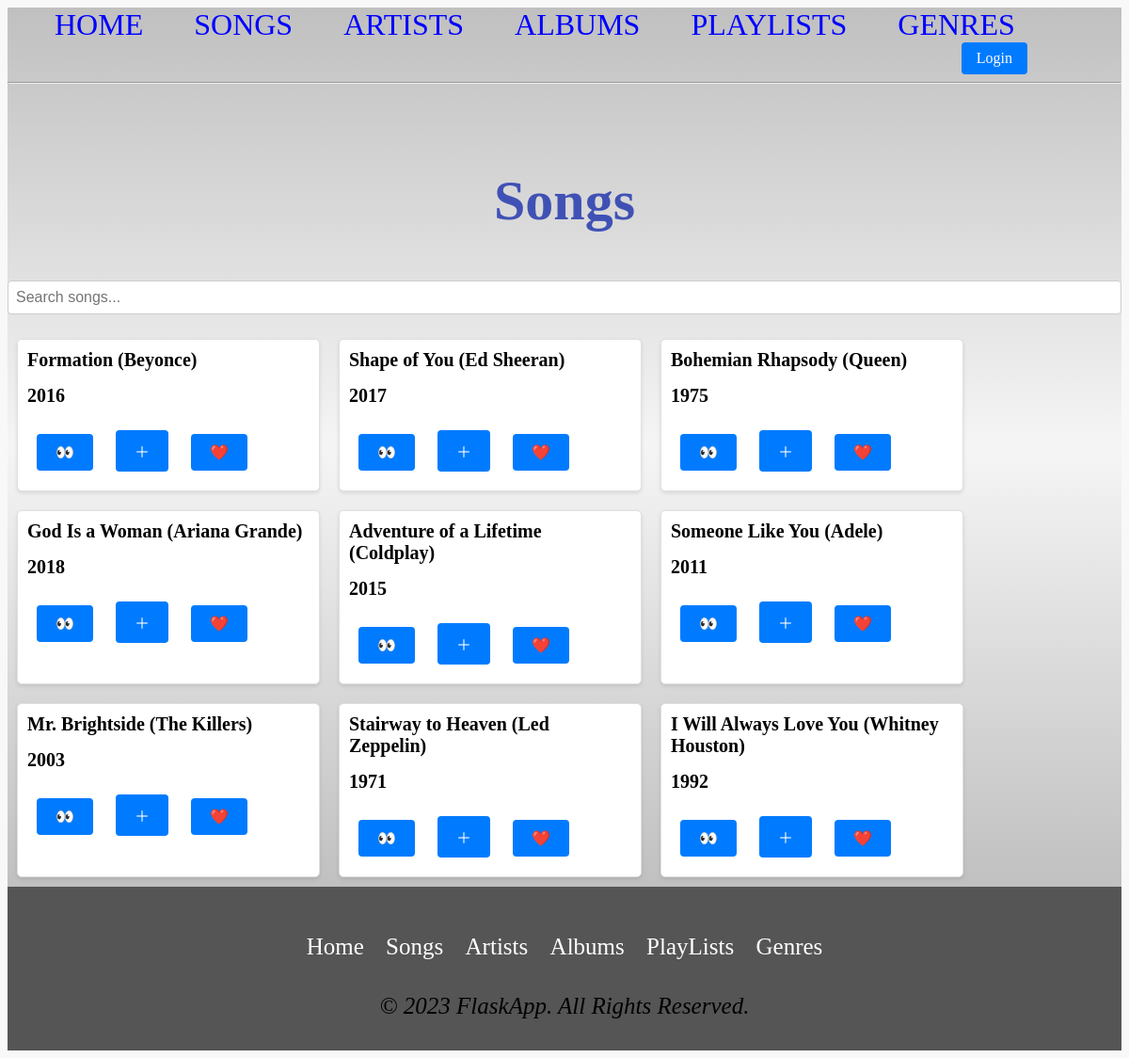
The page /song/ on the database its author committed.
### tables this page shows
CREATE TABLE Song (
    SongID INTEGER PRIMARY KEY,
    Title VARCHAR(255),
    ArtistID INT,
    AlbumID INT,
    Year INT,
    Duration VARCHAR(255),
    Lyrics TEXT,
    FOREIGN KEY (ArtistID) REFERENCES Artist(ArtistID),
    FOREIGN KEY (AlbumID) REFERENCES Album(AlbumID)
);

CREATE TABLE Artist (
    ArtistID INTEGER PRIMARY KEY,
    Name VARCHAR(255),
    Nationality VARCHAR(255),
    Biography TEXT
);

### main.py (the view)
@app.route('/song/')
def getSong():
  conn = get_db_connection()
  songs = conn.execute(
    'SELECT Song.*, Artist.Name AS ArtistName, Album.Title AS AlbumTitle FROM Song JOIN Artist ON Song.ArtistID = Artist.ArtistID JOIN Album ON Song.AlbumID = Album.AlbumID'
  ).fetchall()
  conn.close()
  return render_template('songs.html', songs=songs)

### main.py (called while the page is built)
def get_db_connection():
  conn = sqlite3.connect('database.db')
  conn.row_factory = sqlite3.Row
  return conn

### templates/songs.html (shortened to what this page needs)
{% extends 'base.html' %}
{% block content %}
  <h1 style="margin-top: 90px;">Songs</h1>
  <form style>
    <input type="text" id="search" placeholder="Search songs...">
  </form>
  <div class="card-container" id="song-list">
    {% for song in songs %}
      <div class="card" data-title="{{ song['Title'] }}">
        <div class="card-title">{{ song['Title'] }} ({{ song['ArtistName'] }})</div>
        <div class="card-title">{{ song['Year'] }}</div>
        <div class="card-action">
        <a href="{{ url_for('view_playlists_for_song', song_id=song['SongID']) }}" title="View playlists">👀</a>
        <a href="{{ url_for('add_song_to_playlist', song_id=song['SongID']) }}" title="Add to new playlist">＋</a>
        <a href="{{ url_for('like_song', song_id=song['SongID']) }}" title="Favorite" class="like-button">❤️</a>
        </div>
      </div>
    {% endfor %}
  </div>
{% endblock %}

### static/styles/style.css (style rules this page uses)
h1 { color: #333; font-size: 2.5em; margin-bottom: 0.5em; }
input[type="text"], textarea { border: 1px solid #ccc; border-radius: 4px; box-sizing: border-box; font-size: 1em; padding: 0.5em; width: 100%; }
form { margin-top: 1em; }
input[type="text"], input[type="password"], input[type="email"] { border: 1px solid #ccc; border-radius: 4px; box-sizing: border-box; font-size: 1em; padding: 0.5em; width: 100%; margin-bottom: 1em; }
body { background-color: #F8F8F8; }
.card { border: 1px solid #ECECEC; box-shadow: 0px 4px 4px rgba(0, 0, 0, 0.1); background-color: #FFFFFF; }
.card-title { font-size: 24px; font-weight: bold; margin-bottom: 0; }
h1 { font-size: 60px; font-weight: bold; text-align: center; color: #4051B5; margin-bottom: 50px; }
.card-container { display: flex; flex-wrap: wrap; }
.card { border: 1px solid #e0e0e0; border-radius: 5px; box-shadow: 0 2px 4px rgba(0, 0, 0, 0.1); margin: 10px; padding: 10px; width: 300px; position: relative; }
.card-title { font-size: 20px; font-weight: bold; margin-bottom: 15px; }
.card-action a { display: inline-block; padding: 10px 20px; margin: 10px; font-size: 16px; color: #fff; background-color: #007bff; border-radius: 4px; text-decoration: none; transition: background-color 0.3s ease; }

### rows shown on the page
Song: Title "Formation", ArtistName "Beyonce", Year "2016"
Song: Title "Shape of You", ArtistName "Ed Sheeran", Year "2017"
Song: Title "Bohemian Rhapsody", ArtistName "Queen", Year "1975"
Song: Title "God Is a Woman", ArtistName "Ariana Grande", Year "2018"
Song: Title "Adventure of a Lifetime", ArtistName "Coldplay", Year "2015"
Song: Title "Someone Like You", ArtistName "Adele", Year "2011"
Song: Title "Mr. Brightside", ArtistName "The Killers", Year "2003"
Song: Title "Stairway to Heaven", ArtistName "Led Zeppelin", Year "1971"
Song: Title "I Will Always Love You", ArtistName "Whitney Houston", Year "1992"
